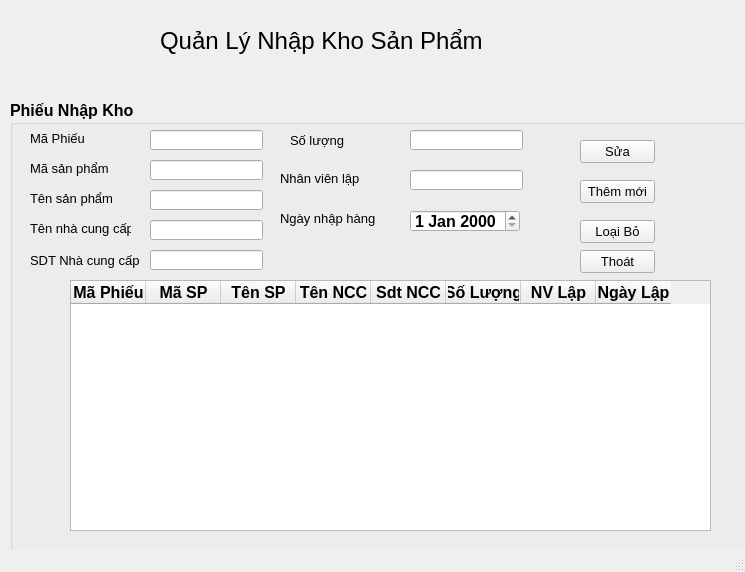
<?xml version="1.0" encoding="UTF-8"?>
<ui version="4.0">
 <class>MainWindow</class>
 <widget class="QMainWindow" name="MainWindow">
  <property name="geometry">
   <rect>
    <x>0</x>
    <y>0</y>
    <width>745</width>
    <height>572</height>
   </rect>
  </property>
  <property name="windowTitle">
   <string>MainWindow</string>
  </property>
  <widget class="QWidget" name="centralwidget">
   <widget class="QLabel" name="label">
    <property name="geometry">
     <rect>
      <x>160</x>
      <y>10</y>
      <width>391</width>
      <height>61</height>
     </rect>
    </property>
    <property name="font">
     <font>
      <pointsize>18</pointsize>
     </font>
    </property>
    <property name="text">
     <string>Quản Lý Nhập Kho Sản Phẩm</string>
    </property>
   </widget>
   <widget class="QGroupBox" name="hoadobanhang">
    <property name="geometry">
     <rect>
      <x>10</x>
      <y>100</y>
      <width>781</width>
      <height>521</height>
     </rect>
    </property>
    <property name="font">
     <font>
      <pointsize>12</pointsize>
      <weight>75</weight>
      <bold>true</bold>
     </font>
    </property>
    <property name="title">
     <string>Phiếu Nhập Kho</string>
    </property>
    <widget class="QLabel" name="label_2">
     <property name="geometry">
      <rect>
       <x>20</x>
       <y>30</y>
       <width>91</width>
       <height>16</height>
      </rect>
     </property>
     <property name="font">
      <font>
       <pointsize>10</pointsize>
       <weight>50</weight>
       <bold>false</bold>
      </font>
     </property>
     <property name="text">
      <string>Mã Phiếu</string>
     </property>
    </widget>
    <widget class="QLineEdit" name="txtMaPhieu">
     <property name="geometry">
      <rect>
       <x>140</x>
       <y>30</y>
       <width>113</width>
       <height>20</height>
      </rect>
     </property>
    </widget>
    <widget class="QLabel" name="label_3">
     <property name="geometry">
      <rect>
       <x>20</x>
       <y>60</y>
       <width>101</width>
       <height>16</height>
      </rect>
     </property>
     <property name="font">
      <font>
       <pointsize>10</pointsize>
       <weight>50</weight>
       <bold>false</bold>
      </font>
     </property>
     <property name="text">
      <string>Mã sản phẩm</string>
     </property>
    </widget>
    <widget class="QLineEdit" name="txtMaSP">
     <property name="geometry">
      <rect>
       <x>140</x>
       <y>60</y>
       <width>113</width>
       <height>20</height>
      </rect>
     </property>
    </widget>
    <widget class="QLineEdit" name="txtTenSP">
     <property name="geometry">
      <rect>
       <x>140</x>
       <y>90</y>
       <width>113</width>
       <height>20</height>
      </rect>
     </property>
     <property name="text">
      <string/>
     </property>
    </widget>
    <widget class="QLabel" name="label_4">
     <property name="geometry">
      <rect>
       <x>20</x>
       <y>90</y>
       <width>101</width>
       <height>16</height>
      </rect>
     </property>
     <property name="font">
      <font>
       <pointsize>10</pointsize>
       <weight>50</weight>
       <bold>false</bold>
      </font>
     </property>
     <property name="text">
      <string>Tên sản phẩm</string>
     </property>
    </widget>
    <widget class="QPushButton" name="sua">
     <property name="geometry">
      <rect>
       <x>570</x>
       <y>40</y>
       <width>75</width>
       <height>23</height>
      </rect>
     </property>
     <property name="font">
      <font>
       <pointsize>10</pointsize>
       <weight>50</weight>
       <bold>false</bold>
      </font>
     </property>
     <property name="text">
      <string>Sửa</string>
     </property>
    </widget>
    <widget class="QPushButton" name="them">
     <property name="geometry">
      <rect>
       <x>570</x>
       <y>80</y>
       <width>75</width>
       <height>23</height>
      </rect>
     </property>
     <property name="font">
      <font>
       <pointsize>10</pointsize>
       <weight>50</weight>
       <bold>false</bold>
      </font>
     </property>
     <property name="text">
      <string>Thêm mới</string>
     </property>
    </widget>
    <widget class="QPushButton" name="xoa">
     <property name="geometry">
      <rect>
       <x>570</x>
       <y>120</y>
       <width>75</width>
       <height>23</height>
      </rect>
     </property>
     <property name="font">
      <font>
       <pointsize>10</pointsize>
       <weight>50</weight>
       <bold>false</bold>
      </font>
     </property>
     <property name="text">
      <string>Loại Bỏ</string>
     </property>
    </widget>
    <widget class="QPushButton" name="exit">
     <property name="geometry">
      <rect>
       <x>570</x>
       <y>150</y>
       <width>75</width>
       <height>23</height>
      </rect>
     </property>
     <property name="font">
      <font>
       <pointsize>10</pointsize>
       <weight>50</weight>
       <bold>false</bold>
      </font>
     </property>
     <property name="text">
      <string>Thoát</string>
     </property>
    </widget>
    <widget class="QLabel" name="label_9">
     <property name="geometry">
      <rect>
       <x>270</x>
       <y>70</y>
       <width>101</width>
       <height>16</height>
      </rect>
     </property>
     <property name="font">
      <font>
       <pointsize>10</pointsize>
       <weight>50</weight>
       <bold>false</bold>
      </font>
     </property>
     <property name="text">
      <string>Nhân viên lập</string>
     </property>
    </widget>
    <widget class="QLineEdit" name="txtNVLap">
     <property name="geometry">
      <rect>
       <x>400</x>
       <y>70</y>
       <width>113</width>
       <height>20</height>
      </rect>
     </property>
    </widget>
    <widget class="QLabel" name="label_10">
     <property name="geometry">
      <rect>
       <x>20</x>
       <y>120</y>
       <width>101</width>
       <height>16</height>
      </rect>
     </property>
     <property name="font">
      <font>
       <pointsize>10</pointsize>
       <weight>50</weight>
       <bold>false</bold>
      </font>
     </property>
     <property name="text">
      <string>Tên nhà cung cấp</string>
     </property>
    </widget>
    <widget class="QLineEdit" name="txtTenNCC">
     <property name="geometry">
      <rect>
       <x>140</x>
       <y>120</y>
       <width>113</width>
       <height>20</height>
      </rect>
     </property>
    </widget>
    <widget class="QLabel" name="label_11">
     <property name="geometry">
      <rect>
       <x>20</x>
       <y>150</y>
       <width>111</width>
       <height>20</height>
      </rect>
     </property>
     <property name="font">
      <font>
       <pointsize>10</pointsize>
       <weight>50</weight>
       <bold>false</bold>
      </font>
     </property>
     <property name="text">
      <string>SDT Nhà cung cấp</string>
     </property>
    </widget>
    <widget class="QLineEdit" name="txtSdtNCC">
     <property name="geometry">
      <rect>
       <x>140</x>
       <y>150</y>
       <width>113</width>
       <height>20</height>
      </rect>
     </property>
    </widget>
    <widget class="QLabel" name="label_12">
     <property name="geometry">
      <rect>
       <x>280</x>
       <y>30</y>
       <width>111</width>
       <height>20</height>
      </rect>
     </property>
     <property name="font">
      <font>
       <pointsize>10</pointsize>
       <weight>50</weight>
       <bold>false</bold>
      </font>
     </property>
     <property name="text">
      <string>Số lượng</string>
     </property>
    </widget>
    <widget class="QLineEdit" name="txtSoLuong">
     <property name="geometry">
      <rect>
       <x>400</x>
       <y>30</y>
       <width>113</width>
       <height>20</height>
      </rect>
     </property>
    </widget>
    <widget class="QTableWidget" name="tableWidget">
     <property name="geometry">
      <rect>
       <x>60</x>
       <y>180</y>
       <width>641</width>
       <height>251</height>
      </rect>
     </property>
     <property name="columnCount">
      <number>8</number>
     </property>
     <attribute name="horizontalHeaderDefaultSectionSize">
      <number>75</number>
     </attribute>
     <column>
      <property name="text">
       <string>Mã Phiếu</string>
      </property>
     </column>
     <column>
      <property name="text">
       <string>Mã SP</string>
      </property>
     </column>
     <column>
      <property name="text">
       <string>Tên SP</string>
      </property>
     </column>
     <column>
      <property name="text">
       <string>Tên NCC</string>
      </property>
     </column>
     <column>
      <property name="text">
       <string>Sdt NCC</string>
      </property>
     </column>
     <column>
      <property name="text">
       <string>Số Lượng</string>
      </property>
     </column>
     <column>
      <property name="text">
       <string>NV Lập</string>
      </property>
     </column>
     <column>
      <property name="text">
       <string>Ngày Lập</string>
      </property>
     </column>
    </widget>
    <widget class="QLabel" name="label_13">
     <property name="geometry">
      <rect>
       <x>270</x>
       <y>110</y>
       <width>101</width>
       <height>16</height>
      </rect>
     </property>
     <property name="font">
      <font>
       <pointsize>10</pointsize>
       <weight>50</weight>
       <bold>false</bold>
      </font>
     </property>
     <property name="text">
      <string>Ngày nhập hàng</string>
     </property>
    </widget>
    <widget class="QDateEdit" name="NgayNhap">
     <property name="geometry">
      <rect>
       <x>400</x>
       <y>110</y>
       <width>110</width>
       <height>22</height>
      </rect>
     </property>
    </widget>
   </widget>
  </widget>
  <widget class="QMenuBar" name="menubar">
   <property name="geometry">
    <rect>
     <x>0</x>
     <y>0</y>
     <width>745</width>
     <height>21</height>
    </rect>
   </property>
  </widget>
  <widget class="QStatusBar" name="statusbar"/>
 </widget>
 <resources/>
 <connections/>
</ui>
